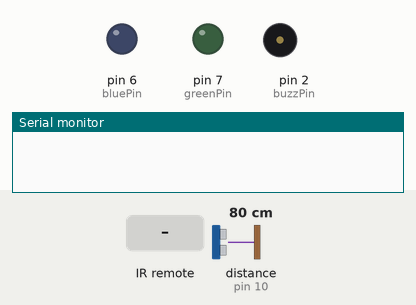
This sketch was run on a simulated Arduino Uno, built with avr-gcc and run on an emulated ATmega328P. Parts: output pins drawn as LEDs (lit = HIGH), buzzer (waves = sounding), the last lines printed to the serial monitor. Inputs (shaded band) come from the test bench; at power-on: distance to the obstacle (sensor on pin 10) 80 cm. The echo pulse lasts 58.3 µs per cm; pins used as bus, display or sensor lines are not drawn.

Above: at 1.3 s.
1.4 s: infrared code 0xFF38C7 received
At 2.0 s:
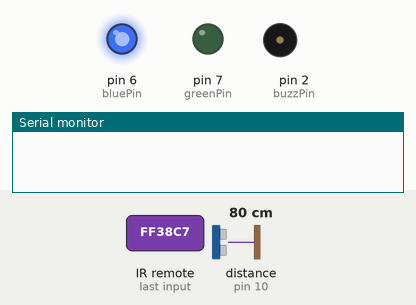
3.0 s: distance to the obstacle (sensor on pin 10) set to 10 cm
4.5 s: distance to the obstacle (sensor on pin 10) set to 7 cm
At 5.4 s:
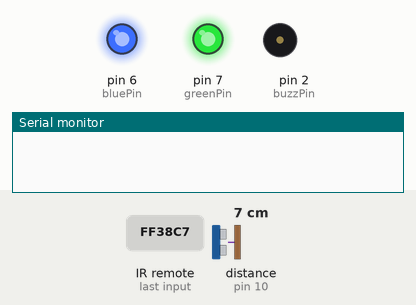
6.0 s: distance to the obstacle (sensor on pin 10) set to 5 cm
7.5 s: distance to the obstacle (sensor on pin 10) set to 2 cm
At 8.1 s:
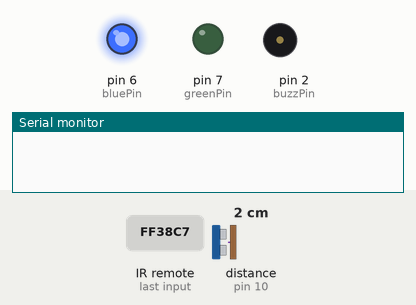
9.0 s: infrared code 0xFF6897 received
At 9.29 s:
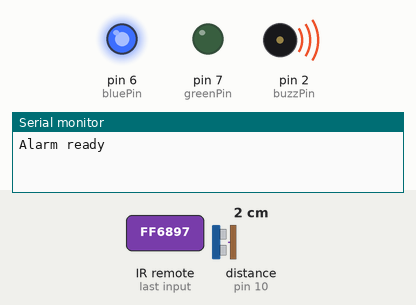
Timing chart, 0 to 13.0 s (numbered marks = the images above; inputs shaded):
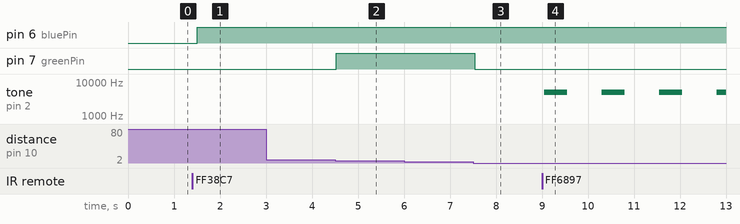

Measured:
- the behaviour switches between 9 and 8 cm on distance to the obstacle (sensor on pin 10) (found by bisection; images 1 and 2)
- the behaviour switches between 4 and 3 cm on distance to the obstacle (sensor on pin 10) (found by bisection; images 2 and 3)
- after the input at 1.4 s, pin 6 (bluePin): LOW → HIGH after 0.10 s
- after the input at 3.0 s, every drawn part: stays the same
- after the input at 4.5 s, pin 7 (greenPin): LOW → HIGH at once
- after the input at 6.0 s, every drawn part: stays the same
- after the input at 7.5 s, pin 7 (greenPin): HIGH → LOW at once
- after the input at 9.0 s, tone on pin 2 (buzzPin): alternates 5000 Hz for 0.50 s and silent for 0.75 s, starting after 0.05 s

The sketch:

alarm_code.ino
```cpp
#include <IRremote.h>
#include <math.h>

//Ultrasonic sensor pins
const int trigPin = 9;
const int echoPin = 10;
//Distance Ultrasonic sensor is looking for (in cm)
const int target_d = 5;

//Variables for the ultrasonic sensor
long duration;
int cm;

//Variables and constants for the buzzer
int alarm_toggle = 0;

//IR sensor pin
const int RECV_PIN = 4;

//Define IR receiver and Results objects
IRrecv irrecv(RECV_PIN);
decode_results results;

//LED pins
const int bluePin = 6;
const int greenPin = 7;

//Buzzer pin
const int buzzPin = 2;

int togglestate = 0;

void setup() {
  //Serial monitor at 9600 baud
  Serial.begin(9600);
  //Set trig to output and echo to input
  pinMode(trigPin, OUTPUT);
  pinMode(echoPin, INPUT);
  //Enable the IR receiver
  irrecv.enableIRIn();
  //Set LED pins as outputs
  pinMode(bluePin, OUTPUT);
  pinMode(greenPin, OUTPUT);
  //Set buzzer pin as output
  pinMode(buzzPin, OUTPUT);
}

void loop() {
  if (togglestate == 1){
    get_distance();
    if (abs(get_distance() - target_d) <= 2){
      digitalWrite(greenPin, HIGH);
    }
    else {
      digitalWrite(greenPin, LOW);
    }
    if (irrecv.decode(&results)){
      if (results.value == 0xFF6897){
        alarm_toggle = 1;
        Serial.println("Alarm ready");
      }
    }
    if (alarm_toggle == 1){
      if (abs(get_distance() - target_d) > 2){
        tone(buzzPin, 5000, 500);
        delay(750);
        //Serial.println("BEEP BEEP!");
      }
    }
   }

  if (irrecv.decode(&results)){
    if (results.value == 0xFF38C7){
      if (togglestate == 0){
        digitalWrite(bluePin, HIGH);
        togglestate = 1;
      }
      else {
        digitalWrite(bluePin, LOW);
        togglestate = 0;
        alarm_toggle = 0;     //Reset alarm
        digitalWrite(greenPin, LOW); //Reset green LED
      }
    }
    irrecv.resume();
  }
  delay(500);
}

long ms_to_cm(long ms){
  return ms*0.034/2;
}

int get_distance(){
   //clear the trig pin
  digitalWrite(trigPin, LOW);
  delayMicroseconds(2);

  //set the trigPin on HIGH for 10 microseconds
  digitalWrite(trigPin, HIGH);
  delayMicroseconds(10);
  digitalWrite(trigPin, LOW);

  //read the echoPin, return the sound wave travel time in ms
  duration = pulseIn(echoPin, HIGH);

  //calculate the distance
  cm = ms_to_cm(duration);

  //Serial.print("Distance: ");
  //Serial.println(cm);

  return cm;
}
```
